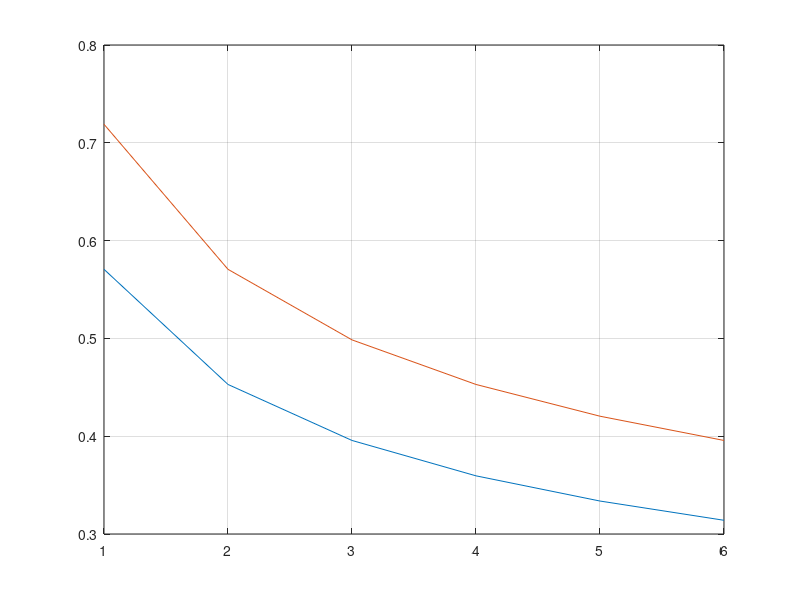
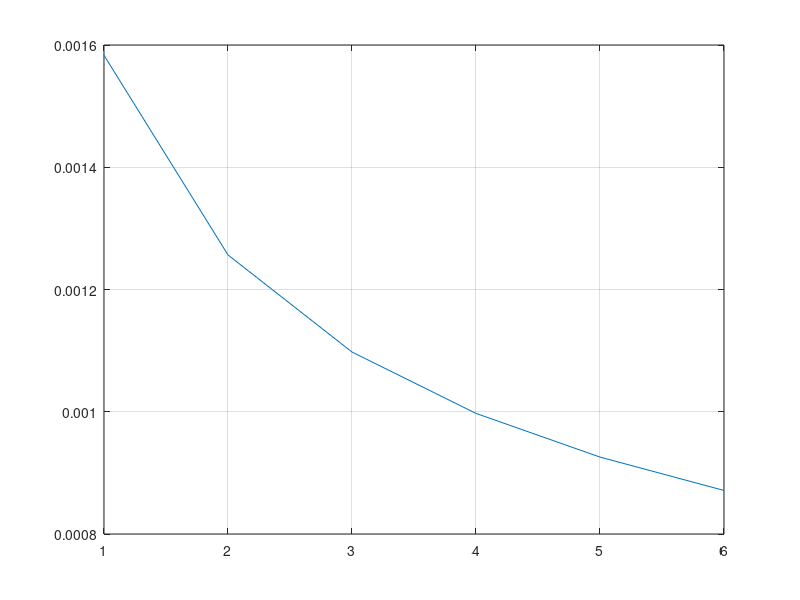

Write the MATLAB code that produced these figures, in order.
close all,clear all,clc;
%REVERSE SIZING OF PROPULSION SYSTEM

%%%%%% BIPROPELLANT REVERSE SIZING %%%%%%%%%

deltaV=2100;  % [m/s] deltaV cost
I_sp= 317; % [s] Specific Impulse
m_dry= 1593; % [kg] Dry Mass
OF_ratio= 0.85;  % O/F ratio
R=2077.3; % [J/(Kg*K)] specific constant gas for He
y=1.67; % heat ratio for He
g_0= 9.81;  % [m/s^2]  gravitational constant
rho_hydrazine= 1008; % [kg/m^3]  Fuel density
rho_MON=1443;  % [kg/m^3]  Oxidier density
rho_tank= 2810; % [kg/m^3] for Allumium (Al7075) or 2780 for Titanium (Ti6A14V)
sigma=505*10^6; % [Pa] for Allumium (Al7075) or 950 for Titanium (Ti6A14V)
%rho_He=0.1784; % [kg/m^3] He density
P_chamber=21*10^5; % [Pa] Pressure of Combustion Chamber
v_feed=10; % [m/s] check the value of feed velocity
margin_deltaV= 1.1; % margin of deltaV
T_tank=300; %[K] the range for bi-propellant 290-300k Tank Temperature
m_engine=4.5; % [kg] engine mass


deltaV_marg=margin_deltaV*deltaV; % [m/s] deltaV with margin

MR=exp(deltaV_marg/I_sp/g_0);  % Mass Ratio Mox/Mfuel

m_fin= 1.2*m_dry;   % [kg] check 1.2 if it is the margin

m_0=MR*m_fin;   % [kg] Oxidier Mass

m_prop=(m_0-m_fin);   % [kg] Propellant Mass
m_prop_real=m_prop*1.055;  % [kg] check the margin

m_fuel=m_prop_real/(1+OF_ratio);  % [Kg] Fuel Mass computed with real propellant mass
m_ox=OF_ratio*m_fuel; % [kg] Oxidier Real Mass 

%%%%COMPUTE THE VOLUME OF OXIDIER AND FUEL WITH MARGIN%%%%%%%%%%
V_fuel=m_fuel/rho_hydrazine; % [m^3] Fuel Volume
V_ox=m_ox/rho_MON; % [m^3] Oxidier Volume
V_fuel_marg=V_fuel*1.1;  % [m^3] Fuel Volume + margin
V_ox_marg=V_ox*1.1; % [m^3] Oxidier Volume + margin
V_prop= V_ox_marg+V_fuel_marg; % [m^3] Propellant Volume
V_prop_marg=V_prop*1.1; % [m^3] Propellant Volume + margin


deltaP_inj=0.3*P_chamber; % [Pa] deltaP Injection
deltaP_feed=(1/2*rho_MON*v_feed^2); % [Pa] deltaP feed
P_tank=(P_chamber+deltaP_feed+deltaP_inj); % [Pa] Tank Pressure
P_press_i=10*P_tank; % [Pa] Pressurize Gas Pressure check the 10 times

m_press=((P_tank*V_prop_marg)/(R*T_tank))*(y/(1-(P_tank/P_press_i))); % [kg] pressurize gas mass 
m_press_real=1.2*m_press; % [kg] pressurize gas mass + margin
V_press=m_press_real*R*T_tank/P_press_i; % [m^3] press Volume

%%% COMPUTE THA TANK MASSES %%%%%
r_tank_ox=(3/4*V_ox_marg/pi)^(1/3);  % [m] radius of spherycal tank of oxidier
r_tank_fuel=(3/4*V_fuel_marg/pi)^(1/3); % [m] radius of spherycal tank of fuel
r_tank_press=(3/4*V_press/pi)^(1/3); % [m] radius of spherycal tank of pressurize gas
t_tank_ox=P_tank*r_tank_ox/(2*sigma);  % [m] thickness of oxidier tank
t_tank_fuel=P_tank*r_tank_fuel/(2*sigma); % [m] thickness of fuel tank
t_tank_press=P_tank*r_tank_press/(2*sigma); % [m] thickness of pressurize gas tank

% compute mass of propulsion system
m_tank_ox=rho_tank*4/3*pi*((r_tank_ox+t_tank_ox)^3-r_tank_ox^3);  % [kg] oxidier tank mass
m_tank_fuel=rho_tank*4/3*pi*((r_tank_fuel+t_tank_fuel)^3-r_tank_fuel^3); % [kg] fuel tank mass
m_tank_press=rho_tank*4/3*pi*((r_tank_press+t_tank_press)^3-r_tank_press^3); % [kg] pressurize gas tank mass


M_propsyst=(1.1*m_tank_fuel)+(1.1*m_tank_ox)+(1.1*m_tank_press)+m_press_real+(1.1*m_engine); % [kg] total mass of primary propulsion system + margin

%%%%%%% Volume Sizing %%%%%%%
n=[1:6];
vfuel=V_fuel_marg./n;
vox=V_ox_marg./n;

 vfuel = 2*vox %assumption
rox=(3/4*vox/pi).^(1/3);
rfuel=(3/4*vfuel/pi).^(1/3);
figure()
plot(n,rox)
hold on
plot(n,rfuel)
grid on

%r_tank_ox=(3/4*V_ox_marg/pi)^(1/3);  % [m] radius of spherycal tank of oxidier
%r_tank_fuel=(3/4*V_fuel_marg/pi)^(1/3); % [m] radius of spherycal tank of fuel
%r_tank_press=(3/4*V_press/pi)^(1/3); % [m] radius of spherycal tank of pressurize gas
tox=P_tank*rox/(2*sigma);  % [m] thickness of oxidier tank
tfuel=P_tank*rfuel/(2*sigma); % [m] thickness of fuel tank
%t_tank_press=P_tank*r_tank_press/(2*sigma); % [m] thickness of pressurize gas tank

% compute mass of propulsion system
mtankox=rho_tank*4/3*pi*((rox+tox).^3-rox.^3);  % [kg] oxidier tank mass
mtankfuel=rho_tank*4/3*pi*((rfuel+tfuel).^3-rfuel.^3); % [kg] fuel tank mass
%m_tank_press=rho_tank*4/3*pi*((r_tank_press+t_tank_press)^3-r_tank_press^3); % [kg] pressurize gas tank mass

 tfuel
 n.*mtankfuel
mox=vox*rho_MON.*n;
mfuel=vfuel*rho_hydrazine;

figure()

plot(n,tox);
grid on





